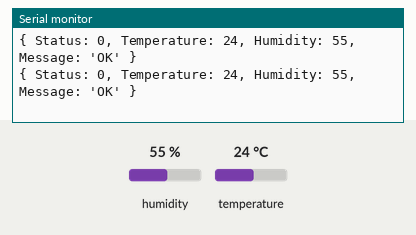
Recording of a sketch running on a simulated Arduino Uno, built with avr-gcc and run on an emulated ATmega328P. Parts: the last lines printed to the serial monitor. The test bench sets the inputs (shaded band); at power-on: humidity 55 %, temperature 24 °C.

Above: at 4.8 s.
4.9 s: humidity set to 22 %
At 9.4 s:
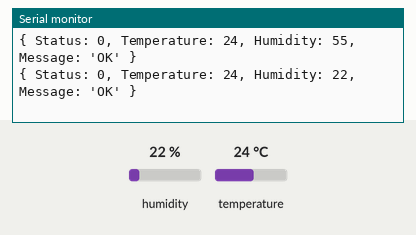
9.9 s: temperature set to 12 °C
At 13.3 s:
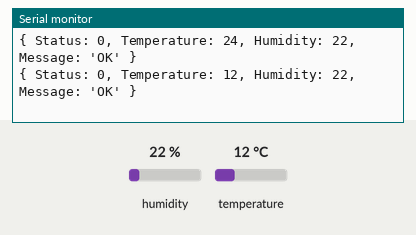
14.9 s: humidity set to 40 %
At 17.3 s:
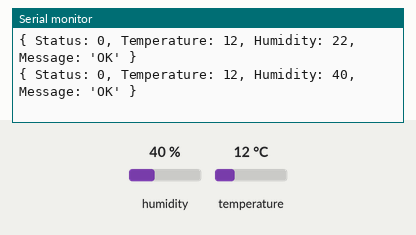
Timing chart, 0 to 18.8 s (numbered marks = the images above; inputs shaded):
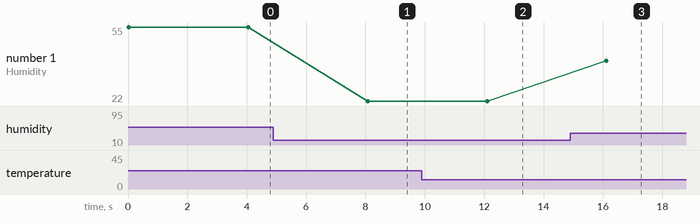

Measured:
- after the input at 4.9 s, the serial monitor: prints a new line after 3.2 s (image 1)
- after the input at 9.9 s, the serial monitor: prints a new line after 2.2 s (image 2)
- after the input at 14.9 s, the serial monitor: prints a new line after 1.2 s (image 3)
- plotted number 1: 55 → 22 after the input at 4.9 s, 22 → 40 after the input at 14.9 s

The sketch:

DHT11_test.ino
```cpp
#include <stdarg.h>
#include <dht11.h>  //Temp+Humiditet

dht11 DHT11;  //Declare objects

const int DHT11PIN = 2;  //Declare Pin Numbers

void setup()
{
  Serial.begin(38400);
  printJson(1,0,0, "Reset");
}

void loop()
{
  Serial.println("");

  int humidity = 0;
  int temp = 0;
  int chk = DHT11.read(DHT11PIN);

  char message[10];

  switch (chk)
  {
    case 0:
      strcpy(message,"OK");
      break;
    case -1:
      strcpy(message,"Checksum error");
      break;
    case -2:
      strcpy(message,"Timeout");
      break;
    default:
      strcpy(message,"Unknown error");
      break;
  }

  if (chk == 0)
  {
    temp = DHT11.temperature;
    humidity = DHT11.humidity;
  }

  printJson(chk, temp, humidity, message);

  delay(4000);
}

void printJson(int chk, int temp, int humidity, char *message)
{
  serialPrintf("{ Status: %d, Temperature: %d, Humidity: %d, Message: '%s' }",
  chk, temp, humidity, message);
}

void serialPrintf(char *fmt, ... )
{
    char buf[256]; // resulting string limited to 128 chars
    va_list args;
    va_start (args, fmt );
    vsnprintf(buf, 256, fmt, args);
    va_end (args);
    Serial.print(buf);
}
```
